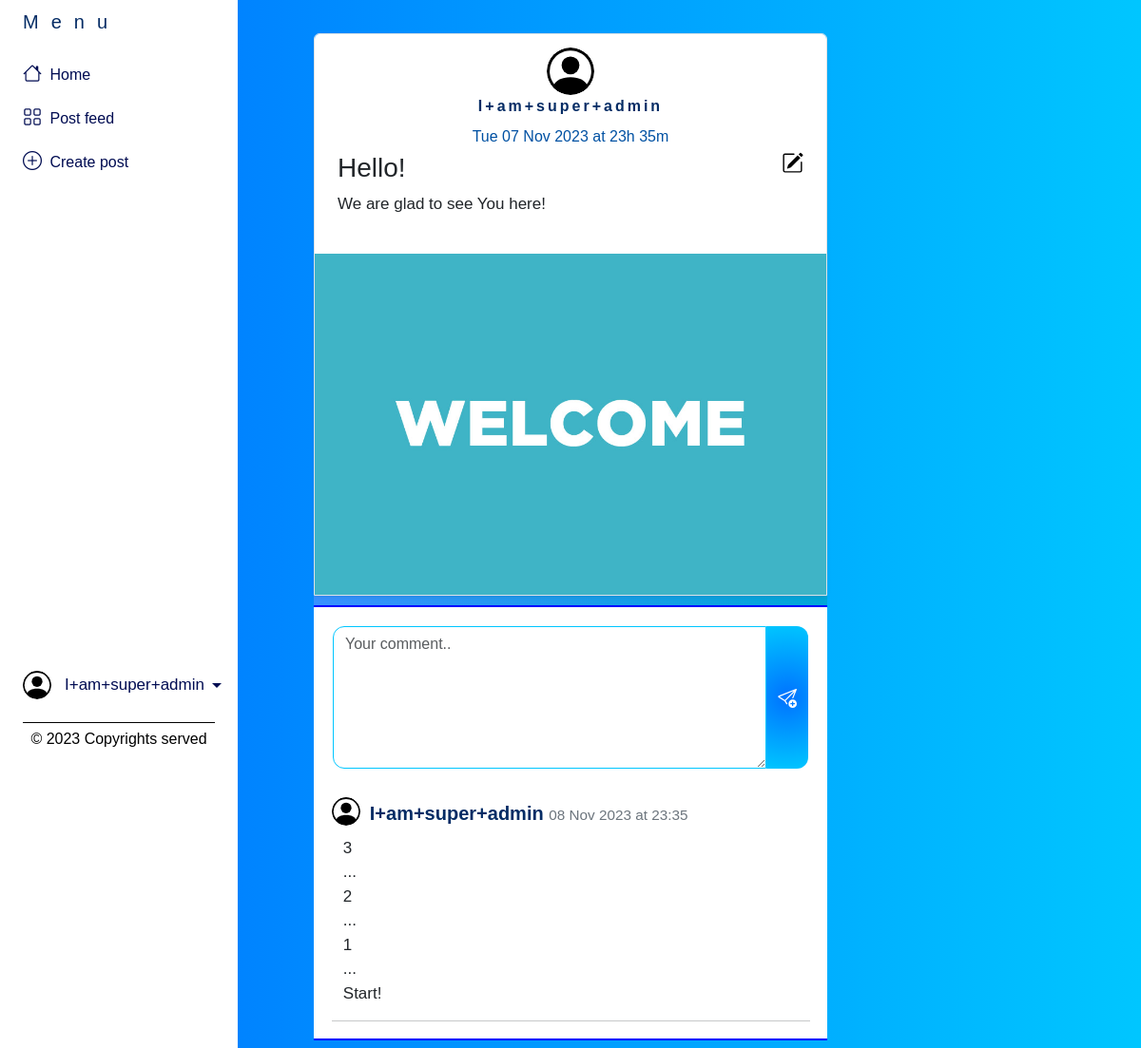
The app's page /posts/15/ (signed in) with its own data.
### app1/models.py (models this page shows, shortened)
class Profile(models.Model):
    user = models.OneToOneField(
        verbose_name="User's profile",
        editable=True,
        blank=True,
        null=True,
        default=None,
        to=User,
        on_delete=models.CASCADE,
        related_name="profile",
        unique=True
    )
    avatar = models.ImageField(verbose_name="Avatar", upload_to="static/images/profile_av", default="/static/images/profile_av/person-circle.svg", blank=True)
    class Meta:
        app_label = 'auth'
        ordering = ("user",)

class Post(models.Model):
    author = models.ForeignKey(verbose_name="Author", to=User, on_delete=models.CASCADE, null=True)
    title = models.CharField(verbose_name="Title", max_length=200)
    description = models.TextField(verbose_name="Description")
    image = models.ImageField(verbose_name="Picture", upload_to="static/images/posts", null=True, default=None)
    is_active = models.BooleanField(verbose_name="Active", default=True)
    date_time = models.DateTimeField(verbose_name="Date", default=now)
    class Meta:
        app_label = "app1"
        ordering = ("-date_time",)
        verbose_name = "Post"

class PostComments(models.Model):
    post = models.ForeignKey(verbose_name="Commented post", to=Post, on_delete=models.CASCADE)
    author = models.ForeignKey(verbose_name="Author", to=User, on_delete=models.CASCADE)
    text = models.TextField("Comment", default="", max_length=3500, null=False)
    date_time = models.DateTimeField("Date commented", default=now)

### app1/views.py (the view)
# urls.py: re_path(r'^posts/(?P<pk>\d+)/$', views.post_detail, name="post_pk"),
@login_required(login_url="login")
def post_detail(request: HttpRequest, pk: str):
    post = models.Post.objects.get(id=pk)
    comments = models.PostComments.objects.filter(post=post)
    return render(request, "app1/post_pk.html", context={"post": post, "comments": comments})

### app1/templatetags/filters_and_tags.py (called while the page is built)
@register.simple_tag(takes_context=True)
def my_capitalize(context: str, text:str):
    try:
        return str(text).capitalize()
    except Exception as error:
        return f"ERROR WITH SIMPLE TAG my_capitalize  __{1, error}__"

### templates/app1/post_pk.html (shortened to what this page needs)
{% extends "comps/base.html" %}
{% load static %}
{% load filters_and_tags %}
{% block main %}
<div class="mb-2 my_ctn id_content mypd">
  <div style="margin-bottom:0;" class="col-md-6">
      <div style="margin-bottom:0!important;" class="row g-0 border roundedmy overflow-hidden flex-md-row mb-4 shadow-sm h-md-250 position-relative">
        <div style="background-color:#fff" class="col p-4 d-flex flex-column position-static">
          <div class="contact-image">
            <img src="{{ post.author.profile.avatar.url }}" alt="ava" width="50" height="50" class="rounded-circle ava" />
          </div>
          <strong style="text-align:center;letter-spacing:3px;" class="d-inline-block mb-2 text-primary-emphasis">{% my_capitalize post.author %}</strong>
          <div style="text-align:center;" class="mb-1 text-body-secondary">{{ post.date_time|date:"D d M Y" }} at {{ post.date_time|time:"H\h i\m" }}</div>
          {% if user == post.author %}
            <h3 class="mb-2">{{ post.title }} <a href="{% url 'post_up' post.id %}"></a></h3>
          {% else %}
            <h3 class="mb-2">{{ post.title }}</h3>
          {% endif %}
          <div style="text-align:justify;" class="card-text mb-auto"><pre class="coolDescr">{{ post.description}}</pre></div>
        </div>
          {% if post.image %}
            <img  src="{{ post.image.url }}" class="" alt="Responsive image">
          {% endif %}
      </div>
      <div class="myline2"></div>
      <form action="{% url 'comment' post.id %}" method="POST" enctype="multipart/form-data" class="frmComm">
          <div class="form-group my-flx">
              <textarea id="txtC" name="textCm" class="form-control inpComm" placeholder="Your comment.." style="width: 100%;min-height:150px;" required></textarea>
              <button type="submit" name="sendCm" class="btnContact btnComm">
              </button>
          </div>
          {% for comment in comments %}
            <div class="col d-flex align-items-start myComm">
                <div style="width:97%;">
                    <div class="text-body-emphasis h5">
                        <div class="contact-image">
                            <img src="{{ comment.author.profile.avatar.url }}" alt="ava" width="30" height="30" class="rounded-circle avaComm" />
                        </div>
                        <strong class="mybsline d-inline-block mb-1 text-primary-emphasis">{{ comment.author }}</strong>
                        <span class="mybsline text-secondary small"><small>{{ comment.date_time|date:"d M Y" }} at {{ post.date_time|time:"H:i" }}</small> </span>
                    </div>
                    <div style="margin-left: 12px;"><pre class="coolDescr">{{ comment.text }}</pre></div>
                    <hr class="m-0 p-1"/>
                </div>
            </div>
            {% endfor %}
      </form>
  </div>
</div>
{% endblock main %}

### templates/comps/base.html (shortened to what this page needs)
{% load static %}
<!DOCTYPE html>
<html lang="en">
<head>
    <link rel="stylesheet" href="https://cdn.jsdelivr.net/npm/bootstrap@5.3.2/dist/css/bootstrap.min.css">
    <link rel="stylesheet" href="https://cdn.jsdelivr.net/npm/bootstrap-icons@1.11.1/font/bootstrap-icons.css">
    <link rel="stylesheet" href="{% static 'css/my.css' %}">
</head>
<body>
{% include 'comps/navbar.html' %}
  <main>
      {% block main %}content{% endblock main %}
  </main>
</body>
</html>

### templates/comps/navbar.html (shortened to what this page needs)
{% load static %}
<div id="sidebar" class="sidebarMy container-fluid">
    <div class="row flex-nowrap">
        <div class="col-auto px-sm-2 px-0">
            <div class="d-flex flex-column align-items-center align-items-sm-start px-3 pt-2 text-white min-vh-100">
                <a href="#" class="mymn d-flex align-items-center pb-3 mb-md-0 me-md-auto text-white text-decoration-none">
                    <span class="fs-5 d-none d-sm-inline text-primary-emphasis">Menu</span>
                </a>
                <ul class="nav nav-pills flex-column mb-sm-auto mb-0 align-items-center align-items-sm-start" id="menu">
                    <li class="nav-item">
                        <a href="{% url 'home' %}" class="nav-link align-middle px-0">
                            <i class="fs-5 bi-house"></i> <span class="ms-1 d-none d-sm-inline">Home</span>
                        </a>
                    </li>
                    <li>
                        <a href="{% url 'posts' %}" class="nav-link align-middle px-0">
                            <i class="fs-5 bi-grid"></i> <span class="ms-1 d-none d-sm-inline">Post</span> feed
                        </a>
                    </li>
                    <li>
                        <a href="{% url 'post_cr' %}" class="nav-link align-middle px-0">
                            <i class="fs-5 bi bi-plus-circle"></i> <span class="ms-1 d-none d-sm-inline">Create</span> post
                        </a>
                    </li>
                </ul>
                <div class="dropdown pb-4">
                    {% if user.is_authenticated %}
                    <div href="#" style="font-size:17px;" class="d-flex align-items-center prff">
                        <a href="#" class="d-flex align-items-center text-decoration-none dropdown-toggle prff" id="dropdownUser1" data-bs-toggle="dropdown" aria-expanded="false">
                            <img src="{{ user.profile.avatar.url }}" alt="hugenerd" width="30" height="30" class="rounded-circle">
                            <span style="padding-left:10px;" class="d-none d-sm-inline mx-1">{{ user.username }}</span>
                        </a>
                    </div>
                    {% endif %}
                </div>
                <div class="my_ft">
                    © 2023 Copyrights served
                </div>
            </div>
        </div>
    </div>
</div>

### static/css/my.css (style rules this page uses)
body { width: 90%; margin: auto; background: -webkit-linear-gradient(left, #0072ff, #00c6ff); font-family: sans-serif; }
.my-flx { display: flex; flex-wrap: nowrap; flex-direction: row; }
.my_ctn { display: flex; flex-direction: column; flex-wrap: wrap; align-content: center; }
.coolDescr { text-wrap: balance; font-family: sans-serif; font-size: 17px; }
.mypd { padding-top: 35px; }
.form-group { margin:20px; }
.contact-image { text-align: center; }
.contact-image img { border-radius: 6rem; width: 8%; margin-top: -2%; transform: rotate(29deg); }
.myline2 { width: 100%; height: 10px; background: -webkit-linear-gradient(left, #3891ff, #00a7d8); }
.text-body-secondary { --bs-text-opacity: 1; color: rgb(0 81 163)!important; }
.contact-image .ava { margin-top: -2%; transform: rotate(0deg); width: 50px; }
.contact-image .avaComm { transform: rotate(0deg); width: 30px; float: left; margin-right: 10px; margin-top: 0; }
.mybsline { vertical-align: -webkit-baseline-middle; }
.row>* { flex-shrink: 1; }
.roundedmy { border-radius: var(--bs-border-radius); border-bottom-right-radius: 0; border-bottom-left-radius: 0; }
.btnComm { border-color: #00c6ff; border: 0; border-bottom-right-radius: 12px; border-top-right-radius:12px; width: 47px; background-image: radial-gradient(circle, #0072ff, #00c6ff); }
.inpComm { border-radius: 0; border-bottom-left-radius: 12px; border-top-left-radius:12px; border-color: #00c6ff; }
.frmComm { background-color:white; border-top: 2px solid blue; border-bottom: 2px solid blue; }
.myComm { width: 96%; margin: auto; padding-top: 10px; margin-bottom:10px; }
.id_content { width: 100%; position: relative; margin-right: 0; }
#sidebar { z-index: 1000; position: fixed; left: 250px; width: 250px; height: 100%; margin-left: -250px; overflow-y: auto; background-color: white; -webkit-transition: all 0.5s ease; -moz-transition: all 0.5s ease; -o-transition: all 0.5s ease; transition: all 0.5s ease; }
.mymn { letter-spacing: 13px; }
.nav-link { color: #000c52; }
.prff { color: #000c52; }
.my_ft { color: black; border-top: 1px solid; width: 100%; text-align: center; margin-bottom: 10px; padding-top: 5px; }

### records on screen
Post: author.profile.avatar (picture), author.username "I+am+super+admin", date_time "Tue 07 Nov 2023", date_time "23h 35m", title "Hello!", description "We are glad to see You here!", image (picture), date_time "23:35"
PostComments: author.profile.avatar (picture), author "I+am+super+admin", date_time "08 Nov 2023", text "3 ... 2 ... 1 ... Start!"

### other values on screen
{{ user.username }} "I+am+super+admin"
